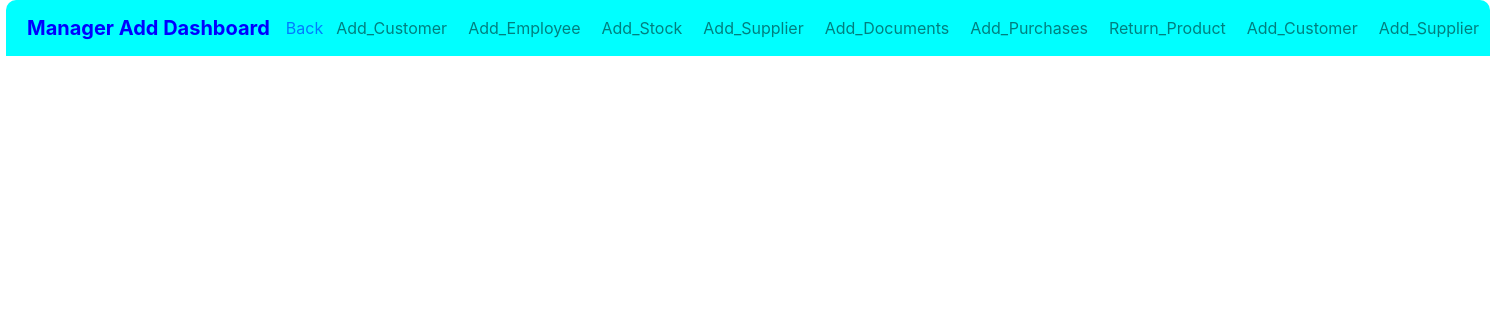
Page /Add_page_of_Manager.php on the committed database.
### tables this page shows
CREATE TABLE `manager_access_pages` (
  `id` int(10) NOT NULL,
  `page_name` varchar(30) NOT NULL,
  `display_page` varchar(30) NOT NULL,
  `Status` varchar(15) NOT NULL
);

### Add_page_of_Manager.php (the view, shortened to what this page needs)
<?php
$servername = "localhost";
$username = "username";
$password = "password";
$dbname = "waqas_cloth_house";
$conn = new mysqli($servername, $username, $password, $dbname);
$sql = "SELECT page_name, display_page FROM manager_access_pages WHERE Status = 'add'";
$result = $conn->query($sql);
?>
<!DOCTYPE html>
<html lang="en">
<head>
    <link href="https://stackpath.bootstrapcdn.com/bootstrap/4.5.2/css/bootstrap.min.css" rel="stylesheet">
</head>
<body>
    <nav class="navbar navbar-expand-lg navbar-light">
        <a class="navbar-brand" href="#">Manager Add Dashboard</a>
        <a href="manager_dashboard.html">Back</a>
        <div class="collapse navbar-collapse" id="navbarNav">
            <ul class="navbar-nav">
                <?php
                if ($result->num_rows > 0) {
                    while ($row = $result->fetch_assoc()) {
                        $page_name = $row["page_name"];
                        $display_page = $row["display_page"];
                        echo "<li class='nav-item'>
                                <a class='nav-link' href='?page={$page_name}'>{$display_page}</a>
                              </li>";
                    }
                } else {
                    echo "<li class='nav-item'><a class='nav-link' href='#'>No Pages Found</a></li>";
                }
                ?>
            </ul>
        </div>
    </nav>
</body>
</html>

### Add_page_of_Manager.php (style rules this page uses)
.navbar { background-color: aqua !important; border-top-left-radius: 10px; border-top-right-radius: 10px; margin-bottom: -8px; margin-left: 6px; margin-right: 7px; }
.navbar-brand { color: blue !important; font-weight: bold; padding-left: 5px; }
.navbar-nav .nav-link { color: #ffffff; margin-left: 5px; font-weight: 10px; }

### rows in the picture
manager_access_pages: display_page "Add_Customer"
manager_access_pages: display_page "Add_Employee"
manager_access_pages: display_page "Add_Stock"
manager_access_pages: display_page "Add_Supplier"
manager_access_pages: display_page "Add_Documents"
manager_access_pages: display_page "Add_Purchases"
manager_access_pages: display_page "Return_Product"
manager_access_pages: display_page "Add_Customer"
manager_access_pages: display_page "Add_Supplier"
